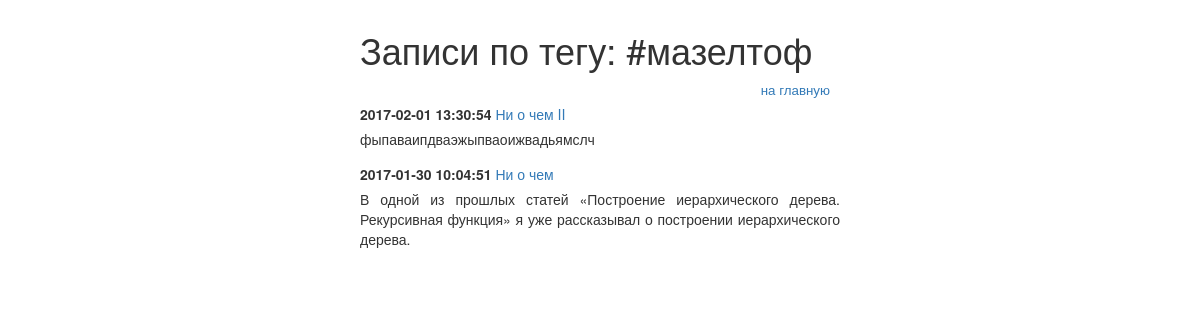
Page /include/posttotag.php?tag=мазелтоф on the committed database.
### tables this page shows
CREATE TABLE `post` (
  `post_id` bigint(20) unsigned NOT NULL AUTO_INCREMENT,
  `post_title` varchar(255) DEFAULT NULL,
  `post_min_text` text,
  `post_text` text,
  `post_create_datetime` timestamp NULL DEFAULT NULL,
  `post_update_datetime` timestamp NOT NULL DEFAULT CURRENT_TIMESTAMP ON UPDATE CURRENT_TIMESTAMP,
  UNIQUE KEY `post_id` (`post_id`)
);

### include/db.php (called while the page is built, shortened)
<?php
try {
    $link = new PDO('mysql:host=localhost;dbname=blog', 'level', 'pass');
} catch (PDOException $e) {
    print "Error!: " . $e->getMessage() . "<br/>";
    die();
}
if($_GET['tag']) {
    $gettag = $_GET['tag'];
    $select_post_tag = $link ->query("SELECT tag_id FROM tag WHERE tag_title = '$gettag'");
    if (!$select_post_tag) {
        echo "PDO::errorInfo():";
        print_r($link->errorInfo());
    } else $insert_tag_id = $select_post_tag->fetchAll();
    $tag_id_for_post = $insert_tag_id[0][0];
    $select_posts_for_tag = $link ->query("SELECT post.* from post LEFT JOIN post_to_tag USING (post_id) WHERE post_to_tag.tag_id = '$tag_id_for_post' ORDER BY post.post_create_datetime DESC");
    $result_posts_for_tag = $select_posts_for_tag ->fetchAll(PDO::FETCH_ASSOC);
}

### include/posttotag.php (the view, shortened to what this page needs)
<?php
require_once '/var/www/html/blog/include/db.php';
?>
<!DOCTYPE html>
<html lang="ru">
	<head>
		<link rel="stylesheet" href="../css/bootstrap.css">
		<link rel="stylesheet" href="../css/styless.css">
	</head>
	<body>
		<div id="wrapper">
			<h1>Записи по тегу: <?="#".$_GET['tag']; ?></h1>
			<p class="nav">
				<a href="../index.php">на главную</a>
			</p>
            <?php for($i=0;$i<count($result_posts_for_tag);$i++):?>
			<div class="note">
				<p>
					<span class="date"><?=$result_posts_for_tag[$i]['post_create_datetime'];?></span>
					<a href="../include/note.php?id=<?=$result_posts_for_tag[$i]['post_id']?>"><?=$result_posts_for_tag[$i]['post_title'];?></a>
				</p>
				<p>
					<?=$result_posts_for_tag[$i]['post_min_text'];?>
				</p>
			</div>
            <?php endfor;
            ?>
		</div>
	</body>
</html>

### css/styless.css (style rules this page uses)
#wrapper { width: 500px; margin: 0px auto; padding: 10px; text-align: justify; }
#wrapper > div { margin-bottom: 15px; }
#wrapper p { margin-bottom: 5px; }
.date { font-weight: bold; }
.nav { text-align: right; padding-right: 10px; font-size: 10pt; }

### rows in the picture
post: post_create_datetime "2017-02-01 13:30:54", post_title "Ни о чем II", post_min_text "фыпаваипдваэжыпваоижвадьямслч"
post: post_create_datetime "2017-01-30 10:04:51", post_title "Ни о чем", post_min_text "В одной из прошлых статей «Построение иерархического дерева. Рекурсивная функция» я уже рассказывал о построении иерархического дерева."

### other values in the picture
$_GET['tag'] "мазелтоф"
